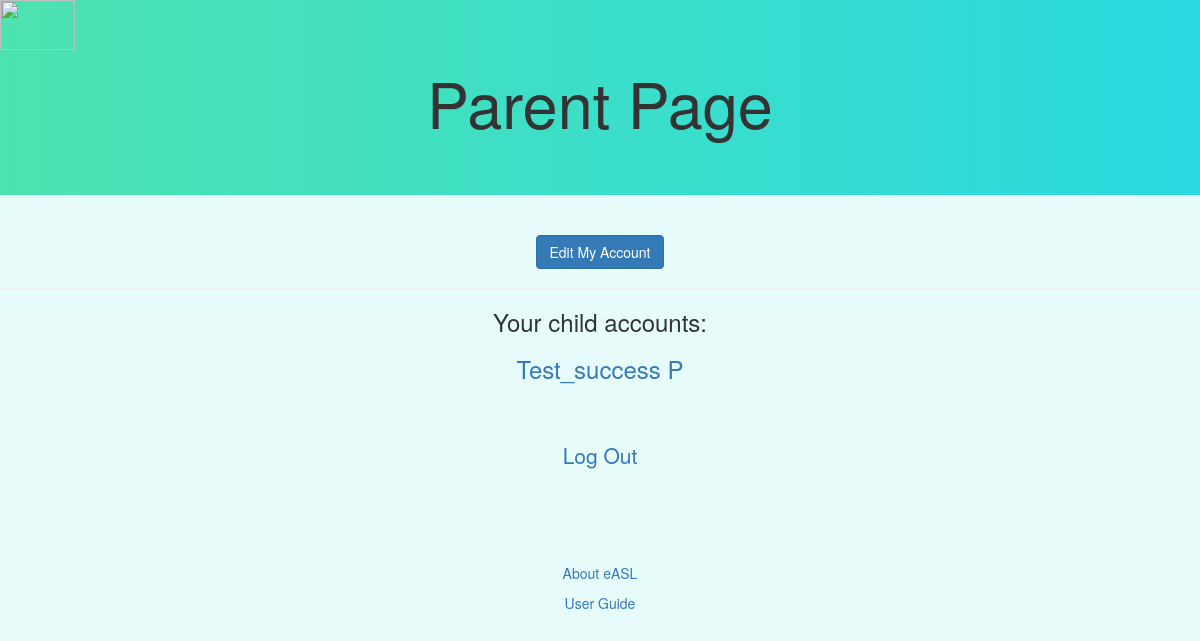
Page /parent_page (signed in) on the earlier database version.
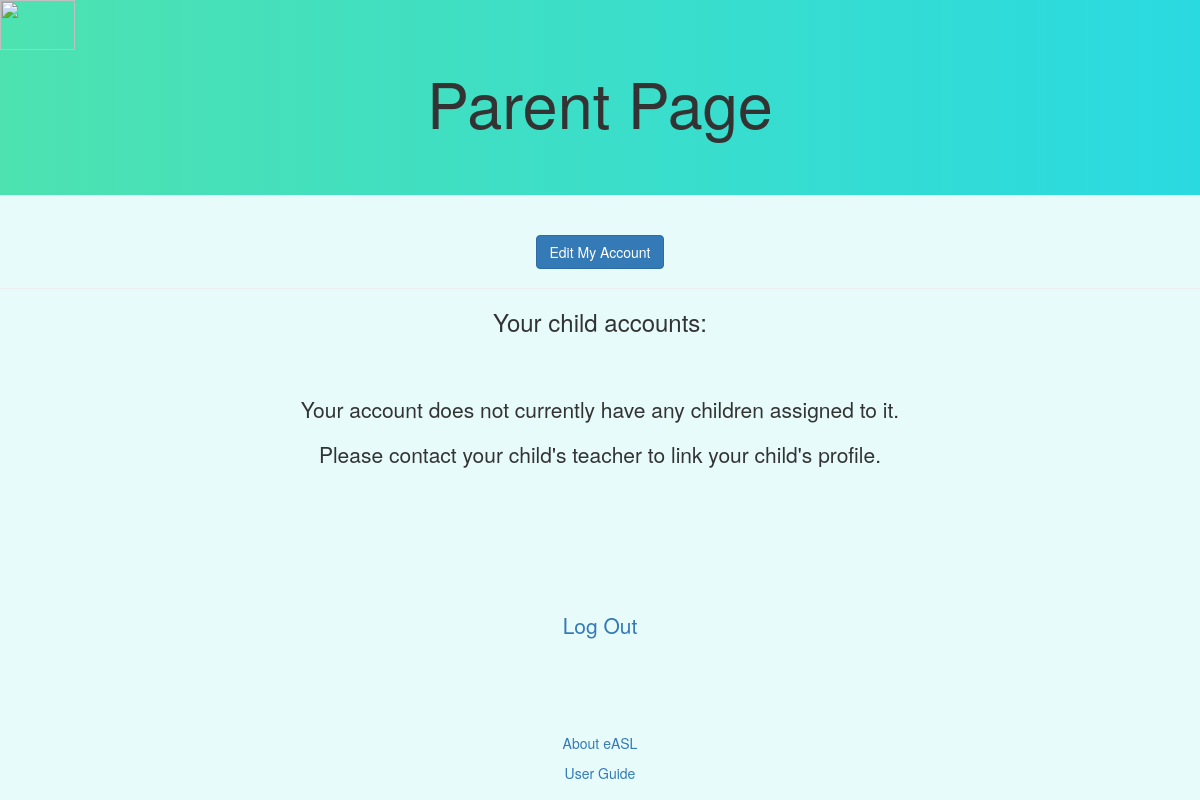
Same page on the later database version.
### webApp/models.py (models this page shows, shortened)
class Student(models.Model):
    first_name = models.CharField(max_length=50)
    last_name = models.CharField(max_length=50)
    date_of_birth = models.DateField()
    gender = models.CharField(max_length=10, choices=[('M', 'Male'), ('F', 'Female')])
    parent = models.ForeignKey(User, null=True, blank=True, on_delete=models.CASCADE)
    class Meta:
        unique_together = [("first_name", "last_name", "date_of_birth")]
        ordering = ['last_name']

### webApp/views.py (the view)
# urls.py: url(r'^parent_page', views.parent_page, name='parent_page'),
def parent_page(request):
    parent = request.user
    students = Student.objects.filter(parent=parent)
    return render(request, 'parent_page.html', {'parent': parent, 'students': students})

### webApp/templates/parent_page.html (shortened to what this page needs)
{% extends "base_accounts.html" %}
{% block content %}
<img class ='logo' src='https://s3.amazonaws.com/easl-static/eASl_logo.png' height="50" width="75">
<div class="jumbotron text-center">
  <h1 class="text-center"> Parent Page </h1>
</div>
<div class="page-header">
  <h3 class="text-center">
    <a class="btn btn-primary" href="{% url 'parent_edit_page' %}">
      Edit My Account
    </a>
  </h3>
</div>
<div class="text-center">
  <h3>
  Your child accounts:
  </h3>
</div>
{% for student in students %}
    <h3 class="text-center">
      <a href="{% url 'student_detail' student.id %}">
      {{ student.first_name|capfirst }} {{ student.last_name|capfirst }}
      </a>
    </h3>
{% empty %}
  <div style="background:transparent !important" class="jumbotron text-center">
    <p>Your account does not currently have any children assigned to it.</p>
    <p>Please contact your child's teacher to link your child's profile.</p>
  </div>
{% endfor %}
<div style="background:transparent !important" class="jumbotron text-center">
  <p><a href="/accounts/logout">Log Out</a></p>
</div>
{% endblock %}

Differences in the rows shown:
removed Student: first_name "Test_success", last_name "P"
Other differences:
text now shown: "Your account does not currently have any children assigned to it. Please contact your child's teacher to link your child's profile."
